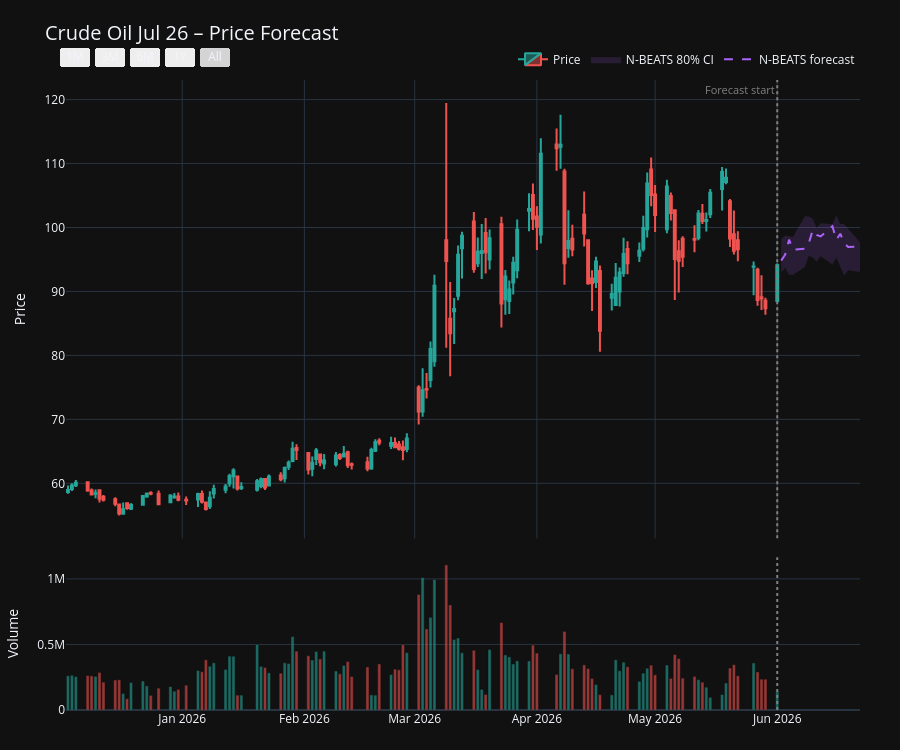

The notebook cell saved with this chart:
### Markdown cell above
## 4 · Grafico interattivo

### Code cell
fig = plot_forecast(
    best_forecast,
    ticker=info.get("name", TICKER),
    last_n_days=180,
    show_volume=True,
)
fig.show()
